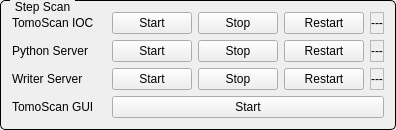
       <widget class="QGroupBox" name="stepScanGB">
        <property name="styleSheet">
         <string notr="true">QGroupBox {
  border: 1px solid black;
  border-radius: 5px;
  margin-top: 0.5em;
}

QGroupBox::title {
    subcontrol-origin: margin;
    left: 10px;
    padding: 0 3px 0 3px;
}
</string>
        </property>
        <property name="title">
         <string>Step Scan</string>
        </property>
        <layout class="QGridLayout" name="gridLayout_8">
         <item row="0" column="0">
          <layout class="QGridLayout" name="stepScanLayout">
           <item row="3" column="0">
            <widget class="QLabel" name="stepMEDM">
             <property name="text">
              <string>TomoScan GUI</string>
             </property>
            </widget>
           </item>
           <item row="1" column="4">
            <widget class="QPushButton" name="stepPythonServerStop">
             <property name="cursor">
              <cursorShape>PointingHandCursor</cursorShape>
             </property>
             <property name="text">
              <string>Stop</string>
             </property>
            </widget>
           </item>
           <item row="1" column="0">
            <widget class="QLabel" name="stepPythonServer">
             <property name="text">
              <string>Python Server</string>
             </property>
            </widget>
           </item>
           <item row="0" column="1">
            <widget class="QESimpleShape" name="PCOStepTomoScanIOCInd">
             <property name="colour0" stdset="0">
              <color>
               <red>5</red>
               <green>240</green>
               <blue>5</blue>
              </color>
             </property>
             <property name="colour2" stdset="0">
              <color>
               <red>252</red>
               <green>233</green>
               <blue>79</blue>
              </color>
             </property>
             <property name="colour3" stdset="0">
              <color>
               <red>252</red>
               <green>233</green>
               <blue>79</blue>
              </color>
             </property>
             <property name="variable" stdset="0">
              <string>tomoscanBEATS:PcoMicosStep:ScanStatus</string>
             </property>
            </widget>
           </item>
           <item row="3" column="3" colspan="4">
            <widget class="QPushButton" name="stepMEDMStart">
             <property name="cursor">
              <cursorShape>PointingHandCursor</cursorShape>
             </property>
             <property name="text">
              <string>Start</string>
             </property>
            </widget>
           </item>
           <item row="0" column="3">
            <widget class="QPushButton" name="stepTomoScanIOCStart">
             <property name="cursor">
              <cursorShape>PointingHandCursor</cursorShape>
             </property>
             <property name="text">
              <string>Start</string>
             </property>
            </widget>
           </item>
           <item row="2" column="0">
            <widget class="QLabel" name="stepWriterServer">
             <property name="text">
              <string>Writer Server</string>
             </property>
            </widget>
           </item>
           <item row="0" column="4">
            <widget class="QPushButton" name="stepTomoScanIOCStop">
             <property name="cursor">
              <cursorShape>PointingHandCursor</cursorShape>
             </property>
             <property name="text">
              <string>Stop</string>
             </property>
            </widget>
           </item>
           <item row="1" column="6">
            <widget class="QLabel" name="stepPythonServerSts">
             <property name="cursor">
              <cursorShape>IBeamCursor</cursorShape>
             </property>
             <property name="frameShape">
              <enum>QFrame::StyledPanel</enum>
             </property>
             <property name="frameShadow">
              <enum>QFrame::Sunken</enum>
             </property>
             <property name="text">
              <string>---</string>
             </property>
             <property name="alignment">
              <set>Qt::AlignCenter</set>
             </property>
            </widget>
           </item>
           <item row="2" column="4">
            <widget class="QPushButton" name="stepWriterServerStop">
             <property name="cursor">
              <cursorShape>PointingHandCursor</cursorShape>
             </property>
             <property name="text">
              <string>Stop</string>
             </property>
            </widget>
           </item>
           <item row="0" column="0">
            <widget class="QLabel" name="stepTomoScanIOC">
             <property name="text">
              <string>TomoScan IOC</string>
             </property>
            </widget>
           </item>
           <item row="2" column="5">
            <widget class="QPushButton" name="stepWriterServerRestart">
             <property name="cursor">
              <cursorShape>PointingHandCursor</cursorShape>
             </property>
             <property name="text">
              <string>Restart</string>
             </property>
            </widget>
           </item>
           <item row="1" column="5">
            <widget class="QPushButton" name="stepPythonServerRestart">
             <property name="cursor">
              <cursorShape>PointingHandCursor</cursorShape>
             </property>
             <property name="text">
              <string>Restart</string>
             </property>
            </widget>
           </item>
           <item row="0" column="5">
            <widget class="QPushButton" name="stepTomoScanIOCRestart">
             <property name="cursor">
              <cursorShape>PointingHandCursor</cursorShape>
             </property>
             <property name="text">
              <string>Restart</string>
             </property>
            </widget>
           </item>
           <item row="1" column="3">
            <widget class="QPushButton" name="stepPythonServerStart">
             <property name="cursor">
              <cursorShape>PointingHandCursor</cursorShape>
             </property>
             <property name="text">
              <string>Start</string>
             </property>
            </widget>
           </item>
           <item row="2" column="6">
            <widget class="QLabel" name="stepWriterServerSts">
             <property name="cursor">
              <cursorShape>IBeamCursor</cursorShape>
             </property>
             <property name="frameShape">
              <enum>QFrame::StyledPanel</enum>
             </property>
             <property name="frameShadow">
              <enum>QFrame::Sunken</enum>
             </property>
             <property name="text">
              <string>---</string>
             </property>
             <property name="alignment">
              <set>Qt::AlignCenter</set>
             </property>
            </widget>
           </item>
           <item row="1" column="1">
            <widget class="QESimpleShape" name="PCOStepPythonServerInd">
             <property name="colour0" stdset="0">
              <color>
               <red>5</red>
               <green>240</green>
               <blue>5</blue>
              </color>
             </property>
             <property name="colour2" stdset="0">
              <color>
               <red>252</red>
               <green>233</green>
               <blue>79</blue>
              </color>
             </property>
             <property name="colour3" stdset="0">
              <color>
               <red>252</red>
               <green>233</green>
               <blue>79</blue>
              </color>
             </property>
             <property name="variable" stdset="0">
              <string>tomoscanBEATS:PcoMicosStep:ServerRunning</string>
             </property>
            </widget>
           </item>
           <item row="2" column="1">
            <widget class="QESimpleShape" name="PCOStepWriterServerInd">
             <property name="colour0" stdset="0">
              <color>
               <red>5</red>
               <green>240</green>
               <blue>5</blue>
              </color>
             </property>
             <property name="colour2" stdset="0">
              <color>
               <red>252</red>
               <green>233</green>
               <blue>79</blue>
              </color>
             </property>
             <property name="colour3" stdset="0">
              <color>
               <red>252</red>
               <green>233</green>
               <blue>79</blue>
              </color>
             </property>
             <property name="variable" stdset="0">
              <string>BEATS:PCO:WRITER:STEP:Status</string>
             </property>
            </widget>
           </item>
           <item row="2" column="3">
            <widget class="QPushButton" name="stepWriterServerStart">
             <property name="cursor">
              <cursorShape>PointingHandCursor</cursorShape>
             </property>
             <property name="text">
              <string>Start</string>
             </property>
            </widget>
           </item>
           <item row="0" column="6">
            <widget class="QLabel" name="stepTomoScanIOCSts">
             <property name="cursor">
              <cursorShape>IBeamCursor</cursorShape>
             </property>
             <property name="frameShape">
              <enum>QFrame::StyledPanel</enum>
             </property>
             <property name="frameShadow">
              <enum>QFrame::Sunken</enum>
             </property>
             <property name="text">
              <string>---</string>
             </property>
             <property name="alignment">
              <set>Qt::AlignCenter</set>
             </property>
            </widget>
           </item>
           <item row="0" column="2">
            <widget class="QESimpleShape" name="FLIRStepTomoScanIOCInd">
             <property name="colour0" stdset="0">
              <color>
               <red>5</red>
               <green>240</green>
               <blue>5</blue>
              </color>
             </property>
             <property name="colour2" stdset="0">
              <color>
               <red>252</red>
               <green>233</green>
               <blue>79</blue>
              </color>
             </property>
             <property name="colour3" stdset="0">
              <color>
               <red>252</red>
               <green>233</green>
               <blue>79</blue>
              </color>
             </property>
             <property name="variable" stdset="0">
              <string>tomoscanBEATS:FlirMicosStep:CameraObjective</string>
             </property>
            </widget>
           </item>
           <item row="1" column="2">
            <widget class="QESimpleShape" name="FLIRStepPythonServerInd">
             <property name="colour0" stdset="0">
              <color>
               <red>5</red>
               <green>240</green>
               <blue>5</blue>
              </color>
             </property>
             <property name="colour2" stdset="0">
              <color>
               <red>252</red>
               <green>233</green>
               <blue>79</blue>
              </color>
             </property>
             <property name="colour3" stdset="0">
              <color>
               <red>252</red>
               <green>233</green>
               <blue>79</blue>
              </color>
             </property>
             <property name="variable" stdset="0">
              <string>tomoscanBEATS:FlirMicosStep:ServerRunning</string>
             </property>
            </widget>
           </item>
           <item row="2" column="2">
            <widget class="QESimpleShape" name="FLIRStepWriterServerInd">
             <property name="colour0" stdset="0">
              <color>
               <red>5</red>
               <green>240</green>
               <blue>5</blue>
              </color>
             </property>
             <property name="colour2" stdset="0">
              <color>
               <red>252</red>
               <green>233</green>
               <blue>79</blue>
              </color>
             </property>
             <property name="colour3" stdset="0">
              <color>
               <red>252</red>
               <green>233</green>
               <blue>79</blue>
              </color>
             </property>
             <property name="variable" stdset="0">
              <string>BEATS:FLIR:WRITER:STEP:Status</string>
             </property>
            </widget>
           </item>
          </layout>
         </item>
        </layout>
       </widget>
